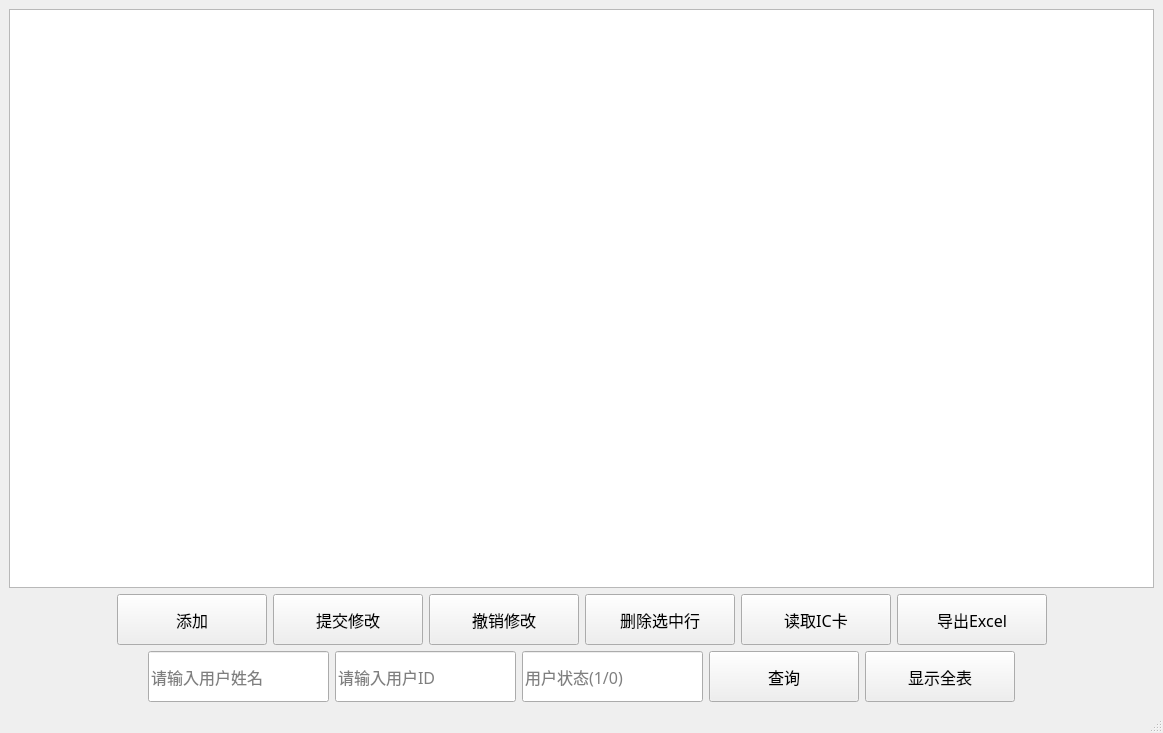
<?xml version="1.0" encoding="UTF-8"?>
<ui version="4.0">
 <class>userManager</class>
 <widget class="QMainWindow" name="userManager">
  <property name="geometry">
   <rect>
    <x>0</x>
    <y>0</y>
    <width>1163</width>
    <height>733</height>
   </rect>
  </property>
  <property name="sizePolicy">
   <sizepolicy hsizetype="Expanding" vsizetype="Expanding">
    <horstretch>0</horstretch>
    <verstretch>0</verstretch>
   </sizepolicy>
  </property>
  <property name="windowTitle">
   <string>用户管理</string>
  </property>
  <widget class="QWidget" name="centralwidget">
   <property name="sizePolicy">
    <sizepolicy hsizetype="Expanding" vsizetype="Expanding">
     <horstretch>0</horstretch>
     <verstretch>0</verstretch>
    </sizepolicy>
   </property>
   <layout class="QGridLayout" name="gridLayout">
    <item row="0" column="0">
     <layout class="QVBoxLayout" name="verticalLayout_2">
      <item>
       <layout class="QVBoxLayout" name="verticalLayout">
        <item>
         <widget class="QTableView" name="tableView">
          <property name="font">
           <font>
            <family>宋体</family>
            <pointsize>12</pointsize>
           </font>
          </property>
          <property name="styleSheet">
           <string notr="true"/>
          </property>
         </widget>
        </item>
        <item>
         <layout class="QHBoxLayout" name="horizontalLayout">
          <item>
           <spacer name="horizontalSpacer_2">
            <property name="orientation">
             <enum>Qt::Horizontal</enum>
            </property>
            <property name="sizeHint" stdset="0">
             <size>
              <width>40</width>
              <height>20</height>
             </size>
            </property>
           </spacer>
          </item>
          <item>
           <widget class="QPushButton" name="pushButton_add">
            <property name="sizePolicy">
             <sizepolicy hsizetype="Maximum" vsizetype="Maximum">
              <horstretch>0</horstretch>
              <verstretch>0</verstretch>
             </sizepolicy>
            </property>
            <property name="minimumSize">
             <size>
              <width>150</width>
              <height>51</height>
             </size>
            </property>
            <property name="maximumSize">
             <size>
              <width>150</width>
              <height>51</height>
             </size>
            </property>
            <property name="font">
             <font>
              <family>Agency FB</family>
              <pointsize>12</pointsize>
             </font>
            </property>
            <property name="text">
             <string>添加</string>
            </property>
           </widget>
          </item>
          <item>
           <widget class="QPushButton" name="pushButton_update">
            <property name="sizePolicy">
             <sizepolicy hsizetype="Maximum" vsizetype="Maximum">
              <horstretch>0</horstretch>
              <verstretch>0</verstretch>
             </sizepolicy>
            </property>
            <property name="minimumSize">
             <size>
              <width>150</width>
              <height>51</height>
             </size>
            </property>
            <property name="maximumSize">
             <size>
              <width>150</width>
              <height>51</height>
             </size>
            </property>
            <property name="font">
             <font>
              <family>Agency FB</family>
              <pointsize>12</pointsize>
             </font>
            </property>
            <property name="text">
             <string>提交修改</string>
            </property>
           </widget>
          </item>
          <item>
           <widget class="QPushButton" name="pushButton_rollbackupdate">
            <property name="sizePolicy">
             <sizepolicy hsizetype="Maximum" vsizetype="Maximum">
              <horstretch>0</horstretch>
              <verstretch>0</verstretch>
             </sizepolicy>
            </property>
            <property name="minimumSize">
             <size>
              <width>150</width>
              <height>51</height>
             </size>
            </property>
            <property name="maximumSize">
             <size>
              <width>150</width>
              <height>51</height>
             </size>
            </property>
            <property name="font">
             <font>
              <family>Agency FB</family>
              <pointsize>12</pointsize>
             </font>
            </property>
            <property name="text">
             <string>撤销修改</string>
            </property>
           </widget>
          </item>
          <item>
           <widget class="QPushButton" name="pushButton_delete">
            <property name="sizePolicy">
             <sizepolicy hsizetype="Maximum" vsizetype="Maximum">
              <horstretch>0</horstretch>
              <verstretch>0</verstretch>
             </sizepolicy>
            </property>
            <property name="minimumSize">
             <size>
              <width>150</width>
              <height>51</height>
             </size>
            </property>
            <property name="maximumSize">
             <size>
              <width>150</width>
              <height>51</height>
             </size>
            </property>
            <property name="font">
             <font>
              <family>Agency FB</family>
              <pointsize>12</pointsize>
             </font>
            </property>
            <property name="text">
             <string>删除选中行</string>
            </property>
           </widget>
          </item>
          <item>
           <widget class="QPushButton" name="pushButton_IC">
            <property name="minimumSize">
             <size>
              <width>150</width>
              <height>51</height>
             </size>
            </property>
            <property name="maximumSize">
             <size>
              <width>150</width>
              <height>51</height>
             </size>
            </property>
            <property name="font">
             <font>
              <family>宋体</family>
              <pointsize>12</pointsize>
             </font>
            </property>
            <property name="text">
             <string>读取IC卡</string>
            </property>
           </widget>
          </item>
          <item>
           <widget class="QPushButton" name="pushButton_out">
            <property name="minimumSize">
             <size>
              <width>150</width>
              <height>51</height>
             </size>
            </property>
            <property name="maximumSize">
             <size>
              <width>150</width>
              <height>51</height>
             </size>
            </property>
            <property name="font">
             <font>
              <family>宋体</family>
              <pointsize>12</pointsize>
             </font>
            </property>
            <property name="text">
             <string>导出Excel</string>
            </property>
           </widget>
          </item>
          <item>
           <spacer name="horizontalSpacer">
            <property name="orientation">
             <enum>Qt::Horizontal</enum>
            </property>
            <property name="sizeHint" stdset="0">
             <size>
              <width>40</width>
              <height>20</height>
             </size>
            </property>
           </spacer>
          </item>
         </layout>
        </item>
       </layout>
      </item>
      <item>
       <layout class="QHBoxLayout" name="horizontalLayout_2">
        <item>
         <spacer name="horizontalSpacer_3">
          <property name="orientation">
           <enum>Qt::Horizontal</enum>
          </property>
          <property name="sizeHint" stdset="0">
           <size>
            <width>40</width>
            <height>20</height>
           </size>
          </property>
         </spacer>
        </item>
        <item>
         <widget class="QLineEdit" name="lineEdit_name">
          <property name="minimumSize">
           <size>
            <width>181</width>
            <height>51</height>
           </size>
          </property>
          <property name="maximumSize">
           <size>
            <width>181</width>
            <height>51</height>
           </size>
          </property>
          <property name="font">
           <font>
            <family>宋体</family>
            <pointsize>12</pointsize>
           </font>
          </property>
          <property name="placeholderText">
           <string>请输入用户姓名</string>
          </property>
         </widget>
        </item>
        <item>
         <widget class="QLineEdit" name="lineEdit_userID">
          <property name="minimumSize">
           <size>
            <width>181</width>
            <height>51</height>
           </size>
          </property>
          <property name="maximumSize">
           <size>
            <width>181</width>
            <height>51</height>
           </size>
          </property>
          <property name="font">
           <font>
            <family>宋体</family>
            <pointsize>12</pointsize>
           </font>
          </property>
          <property name="placeholderText">
           <string>请输入用户ID</string>
          </property>
         </widget>
        </item>
        <item>
         <widget class="QLineEdit" name="lineEdit_userStatu">
          <property name="minimumSize">
           <size>
            <width>181</width>
            <height>51</height>
           </size>
          </property>
          <property name="maximumSize">
           <size>
            <width>181</width>
            <height>51</height>
           </size>
          </property>
          <property name="font">
           <font>
            <family>宋体</family>
            <pointsize>12</pointsize>
           </font>
          </property>
          <property name="placeholderText">
           <string>用户状态(1/0)</string>
          </property>
         </widget>
        </item>
        <item>
         <widget class="QPushButton" name="pushButton_serch">
          <property name="sizePolicy">
           <sizepolicy hsizetype="Maximum" vsizetype="Maximum">
            <horstretch>0</horstretch>
            <verstretch>0</verstretch>
           </sizepolicy>
          </property>
          <property name="minimumSize">
           <size>
            <width>150</width>
            <height>51</height>
           </size>
          </property>
          <property name="maximumSize">
           <size>
            <width>150</width>
            <height>51</height>
           </size>
          </property>
          <property name="font">
           <font>
            <family>Agency FB</family>
            <pointsize>12</pointsize>
           </font>
          </property>
          <property name="text">
           <string>查询</string>
          </property>
         </widget>
        </item>
        <item>
         <widget class="QPushButton" name="pushButton_showall">
          <property name="sizePolicy">
           <sizepolicy hsizetype="Maximum" vsizetype="Maximum">
            <horstretch>0</horstretch>
            <verstretch>0</verstretch>
           </sizepolicy>
          </property>
          <property name="minimumSize">
           <size>
            <width>150</width>
            <height>51</height>
           </size>
          </property>
          <property name="maximumSize">
           <size>
            <width>150</width>
            <height>51</height>
           </size>
          </property>
          <property name="font">
           <font>
            <family>Agency FB</family>
            <pointsize>12</pointsize>
           </font>
          </property>
          <property name="text">
           <string>显示全表</string>
          </property>
         </widget>
        </item>
        <item>
         <spacer name="horizontalSpacer_4">
          <property name="orientation">
           <enum>Qt::Horizontal</enum>
          </property>
          <property name="sizeHint" stdset="0">
           <size>
            <width>40</width>
            <height>20</height>
           </size>
          </property>
         </spacer>
        </item>
       </layout>
      </item>
     </layout>
    </item>
   </layout>
  </widget>
  <widget class="QMenuBar" name="menubar">
   <property name="geometry">
    <rect>
     <x>0</x>
     <y>0</y>
     <width>1163</width>
     <height>25</height>
    </rect>
   </property>
  </widget>
  <widget class="QStatusBar" name="statusbar"/>
 </widget>
 <resources/>
 <connections/>
</ui>
